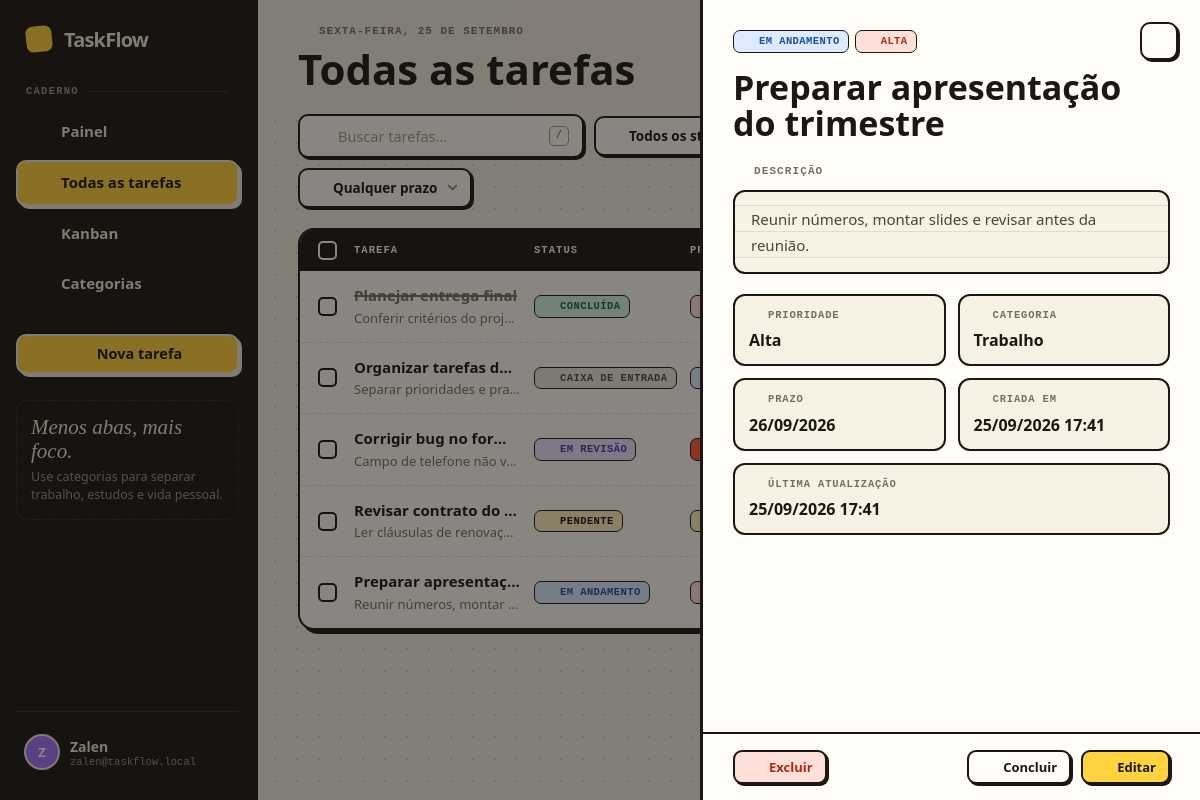
The app's page /tasks.php?action=view&id=1 (signed in) with its own data.
### tables this page shows
CREATE TABLE users (
    id INT UNSIGNED NOT NULL AUTO_INCREMENT,
    username VARCHAR(50) NOT NULL,
    email VARCHAR(255) NULL,
    name VARCHAR(100) NOT NULL,
    profile VARCHAR(100) NOT NULL DEFAULT 'Freelancer / Criador',
    password_hash VARCHAR(255) NOT NULL,
    created_at TIMESTAMP NOT NULL DEFAULT CURRENT_TIMESTAMP,
    PRIMARY KEY (id),
    UNIQUE KEY uq_users_username (username),
    UNIQUE KEY uq_users_email (email)
);

CREATE TABLE tasks (
    id BIGINT UNSIGNED NOT NULL AUTO_INCREMENT,
    user_id INT UNSIGNED NOT NULL,
    title VARCHAR(120) NOT NULL,
    description TEXT NULL,
    category VARCHAR(60) NULL,
    status ENUM('inbox','pending','progress','review','done') NOT NULL DEFAULT 'inbox',
    priority ENUM('low','normal','high','urgent') NOT NULL DEFAULT 'normal',
    due_date DATE NULL,
    created_at TIMESTAMP NOT NULL DEFAULT CURRENT_TIMESTAMP,
    updated_at TIMESTAMP NOT NULL DEFAULT CURRENT_TIMESTAMP ON UPDATE CURRENT_TIMESTAMP,
    PRIMARY KEY (id),
    KEY idx_tasks_user_status (user_id, status),
    KEY idx_tasks_user_due (user_id, due_date),
    KEY idx_tasks_user_category (user_id, category),
    KEY idx_tasks_user_updated (user_id, updated_at),
    CONSTRAINT fk_tasks_user FOREIGN KEY (user_id) REFERENCES users(id) ON DELETE CASCADE
);

### tasks.php (the view, shortened to what the rows shown need)
<?php
require_once __DIR__ . '/includes/bootstrap.php';
$user = require_auth();
$uid = (int)$user['id'];
$view = (string)($_GET['view'] ?? 'list');
$where = ['user_id = :uid']; $params = ['uid'=>$uid];
$order = $view === 'category' ? "ORDER BY category ASC, due_date IS NULL, due_date ASC, updated_at DESC" : 'ORDER BY updated_at DESC, id DESC';
$stmt = db()->prepare('SELECT id,user_id,title,description,category,status,priority,due_date,created_at,updated_at FROM tasks WHERE ' . implode(' AND ', $where) . ' ' . $order);
$stmt->execute($params); $tasks = $stmt->fetchAll(); $categories = user_categories($uid);
$grouped = [];
$editTask = null; $detailTask = null; $modalOpen = ($_GET['action'] ?? '') === 'new';
if (($_GET['action'] ?? '') === 'view' && !empty($_GET['id'])) $detailTask = find_user_task($uid, (int)$_GET['id']);
$pageTitle = $view === 'category' ? 'Categorias' : 'Todas as tarefas'; $activePage = $view === 'category' ? 'categories' : 'tasks';
include __DIR__ . '/includes/header.php';
?>
<?php
function cat_color(string $name): string {
    $palette = ['var(--yellow)','var(--sky)','var(--lilac)','var(--mint)','var(--red)','#ff8fc7','#ff9f1c'];
    return $palette[abs(crc32(lower_text($name))) % count($palette)];
}
function due_label(?string $date, string $status): string {
    if (empty($date)) return '—';
    return due_class($date, $status) === 'today' ? 'Hoje' : date('d/m/Y', strtotime($date));
}
function due_css(?string $date, string $status): string {
    return ['overdue'=>'due-late','today'=>'due-today'][due_class($date, $status)] ?? '';
}
$closeHref = $view === 'category' ? 'tasks.php?view=category' : 'tasks.php';
?>
<?php if ($view === 'category'): ?>
    <?php if (!$grouped): ?><div class="tasklist"><div class="empty"><div class="ic-big"><?=icon('tag')?></div><h3>Nenhuma categoria encontrada</h3><p>Crie uma tarefa com categoria para ela aparecer aqui.</p><a class="btn btn-primary" style="margin-top:20px" href="tasks.php?action=new"><?=icon('plus','sm')?>Nova tarefa</a></div></div><?php endif; ?>
    <div class="cat-grid">
    <?php foreach($grouped as $categoryName => $categoryTasks):
        $categoryName = (string)$categoryName;
        $catTotal = count($categoryTasks);
        $catDone = count(array_filter($categoryTasks, fn($t) => $t['status'] === 'done'));
        $catPct = $catTotal ? (int)round($catDone / $catTotal * 100) : 0; ?>
        <section class="cat-group open" style="--c:<?=cat_color($categoryName)?>">
            <div class="cat-head">
                <div class="l"><span class="cat-swatch"><?=e(strtoupper(first_char($categoryName)))?></span><div><span class="name"><?=e($categoryName)?></span><span class="count"><?=$catTotal?> tarefa<?=$catTotal===1?'':'s'?> · <?=$catPct?>% feito</span></div></div>
                <a class="panel-link" href="tasks.php?category=<?=e(urlencode($categoryName==='Sem categoria'?'__none__':$categoryName))?>">Ver<?=icon('arrow-right')?></a>
            </div>
            <div class="cat-progress"><i style="width:<?=$catPct?>%"></i></div>
            <div class="cat-body"><?php foreach($categoryTasks as $task): ?><a class="cat-task" href="tasks.php?view=category&action=view&id=<?=e($task['id'])?>"><span class="tt"><?=e($task['title'])?></span><?=status_pill($task['status'])?></a><?php endforeach; ?></div>
        </section>
    <?php endforeach; ?>
    </div>
<?php else: ?>
<form method="post" data-bulk>
    <div class="tasklist">
        <?php foreach($tasks as $task): $dueCss = due_css($task['due_date'] ?? null, $task['status']); $catName = trim((string)($task['category'] ?? '')); ?>
            <div class="trow <?=$task['status']==='done'?'is-done':''?>" data-task-row>
                <div><input type="checkbox" class="row-check" name="ids[]" value="<?=e($task['id'])?>" aria-label="Selecionar tarefa"></div>
                <div class="title-cell"><a class="tt" href="tasks.php?action=view&id=<?=e($task['id'])?>"><?=e($task['title'])?></a><div class="dd"><?=e(truncate_text((string)($task['description'] ?? ''), 80) ?: 'Sem descrição')?></div></div>
                <div class="col-status"><?=status_pill($task['status'])?></div>
                <div class="col-pri"><?=priority_pill($task['priority'])?></div>
                <div class="col-cat"><span class="cat-tag <?=$catName===''?'none':''?>" style="--c:<?=cat_color($catName ?: 'Sem categoria')?>"><i></i><span><?=e($catName ?: 'Sem categoria')?></span></span></div>
                <div class="col-due"><span class="due-cell <?=$dueCss?>"><?=icon('calendar')?><?=e(due_label($task['due_date'] ?? null, $task['status']))?></span></div>
                <div class="row-actions"><a class="row-open" href="tasks.php?action=view&id=<?=e($task['id'])?>" aria-label="Abrir tarefa" title="Abrir"><?=icon('arrow-right')?></a></div>
            </div>
        <?php endforeach; ?>
    </div>
</form>
<?php endif; ?>
<?php if ($detailTask): $dDue = due_css($detailTask['due_date'] ?? null, $detailTask['status']); ?>
<div class="overlay show" id="overlayDetail" data-close-href="<?=e($closeHref)?>">
    <div class="sidepanel" role="dialog" aria-modal="true">
        <a class="panel-close" href="<?=e($closeHref)?>" aria-label="Fechar"><?=icon('x')?></a>
        <div style="display:flex;gap:6px;flex-wrap:wrap"><?=status_pill($detailTask['status'])?><?=priority_pill($detailTask['priority'])?></div>
        <h2 style="margin-top:16px"><?=e($detailTask['title'])?></h2>
        <div class="panel-eyebrow"><?=icon('pencil')?>Descrição</div>
        <div class="desc-block <?=empty($detailTask['description'])?'muted':''?>"><?=nl2br(e($detailTask['description'] ?: 'Sem descrição adicionada.'))?></div>
        <div class="detail-grid">
            <div class="d"><div class="k"><?=icon('flag')?>Prioridade</div><div class="v"><?=e(priorities()[$detailTask['priority']])?></div></div>
            <div class="d"><div class="k"><?=icon('tag')?>Categoria</div><div class="v"><?=e($detailTask['category'] ?: 'Sem categoria')?></div></div>
            <div class="d"><div class="k"><?=icon('calendar')?>Prazo</div><div class="v <?=$dDue?>"><?=e(due_label($detailTask['due_date'] ?? null, $detailTask['status']))?></div></div>
            <div class="d"><div class="k"><?=icon('clock')?>Criada em</div><div class="v"><?=e(date('d/m/Y H:i', strtotime($detailTask['created_at'])))?></div></div>
            <div class="d" style="grid-column:1/3"><div class="k"><?=icon('rotate')?>Última atualização</div><div class="v"><?=e(date('d/m/Y H:i', strtotime($detailTask['updated_at'])))?></div></div>
        </div>
        <div class="panel-foot">
            <button class="btn btn-danger btn-sm spacer" type="button" data-delete-task="<?=e($detailTask['id'])?>" data-delete-title="<?=e($detailTask['title'])?>"><?=icon('trash','sm')?>Excluir</button>
            <?php if ($detailTask['status']==='done'): ?><form method="post"><?=csrf_field()?><input type="hidden" name="action" value="reopen"><input type="hidden" name="id" value="<?=e($detailTask['id'])?>"><button class="btn btn-ghost btn-sm" type="submit"><?=icon('rotate','sm')?>Reabrir</button></form>
            <?php else: ?><button class="btn btn-ghost btn-sm" type="button" data-quick-done="<?=e($detailTask['id'])?>"><?=icon('check','sm')?>Concluir</button><?php endif; ?>
            <a class="btn btn-primary btn-sm" href="tasks.php?action=edit&id=<?=e($detailTask['id'])?>"><?=icon('pencil','sm')?>Editar</a>
        </div>
    </div>
</div>
<?php endif; ?>
<?php include __DIR__ . '/includes/footer.php'; ?>

### includes/header.php (shortened to what the rows shown need)
<?php
$names = preg_split('/\s+/', trim((string)($user['name'] ?? 'User'))) ?: ['User'];
$initials = strtoupper(first_char($names[0] ?? 'U') . first_char($names[1] ?? ''));
$email = $user['email'] ?? $user['username'] ?? '';
?>
<!doctype html>
<html lang="pt-BR">
<head>
<?php include __DIR__ . '/head.php'; ?>
</head>
<body>
<div class="app show" data-csrf="<?=e(csrf_token())?>">
    <aside class="sidebar" id="sidebar">
        <a class="mark" href="dashboard.php"><?=brand_mark()?>TaskFlow</a>
        <div class="sidebar-foot">
            <button class="user-row" type="button" data-profile-toggle aria-haspopup="menu">
                <div class="avatar"><?=e($initials ?: 'U')?></div>
                <div><div class="user-name"><?=e($user['name'] ?? '')?></div><div class="user-mail"><?=e($email)?></div></div>
                <?=icon('chevrons','sm chev-ud')?>
            </button>
        </div>
    </aside>
    <div class="main">
        <header class="topbar">
            <div class="tb-title">
                <div>
                    <h1><?=e($pageTitle)?></h1>
                </div>
            </div>
        </header>
        <main class="content">

### includes/icons.php (shortened to what the rows shown need)
<?php
function icon(string $name, string $class = ''): string {
    $body = $paths[$name] ?? $paths['inbox'];
    $extra = $class !== '' ? ' ' . $class : '';
    return '<svg class="icon' . $extra . '" viewBox="0 0 24 24" fill="none" stroke="currentColor" stroke-width="2" stroke-linecap="round" stroke-linejoin="round" aria-hidden="true">' . $body . '</svg>';
}
function brand_mark(): string {
    return '<span class="dot">' . icon('check') . '</span>';
}

### includes/bootstrap.php (shortened to what the rows shown need)
<?php
require_once __DIR__ . '/../config/database.php';
require_once __DIR__ . '/icons.php';
function e(mixed $value): string {
    return htmlspecialchars((string)$value, ENT_QUOTES, 'UTF-8');
}
function lower_text(string $value): string {
    return function_exists('mb_strtolower') ? mb_strtolower($value, 'UTF-8') : strtolower($value);
}
function first_char(string $value): string {
    return function_exists('mb_substr') ? mb_substr($value, 0, 1, 'UTF-8') : substr($value, 0, 1);
}
function truncate_text(string $value, int $limit): string {
    if (function_exists('mb_strlen') && function_exists('mb_substr')) {
        return mb_strlen($value, 'UTF-8') > $limit ? mb_substr($value, 0, $limit - 1, 'UTF-8') . '…' : $value;
    }
    return strlen($value) > $limit ? substr($value, 0, max(0, $limit - 3)) . '...' : $value;
}
function csrf_token(): string {
    return $_SESSION['csrf'];
}
function current_user(): ?array {
    try {
        $stmt = db()->prepare('SELECT id, username, email, name, profile FROM users WHERE id = :id LIMIT 1');
        $stmt->execute(['id' => (int)$_SESSION['user_id']]);
        $user = $stmt->fetch();
        return $user ?: null;
    } catch (RuntimeException $e) {
        return null;
    }
}
function require_auth(): array {
    $user = current_user();
    return $user;
}
function statuses(): array {
    return [
        'inbox' => 'Caixa de entrada',
        'pending' => 'Pendente',
        'progress' => 'Em andamento',
        'review' => 'Em revisão',
        'done' => 'Concluída',
    ];
}
function priorities(): array {
    return [
        'low' => 'Baixa',
        'normal' => 'Normal',
        'high' => 'Alta',
        'urgent' => 'Urgente',
    ];
}
function find_user_task(int $uid, int $taskId): ?array {
    $stmt = db()->prepare(
        'SELECT id, user_id, title, description, category, status, priority, due_date, created_at, updated_at
         FROM tasks
         WHERE id = :id AND user_id = :uid
         LIMIT 1'
    );
    $stmt->execute(['id' => $taskId, 'uid' => $uid]);
    $task = $stmt->fetch();
    return $task ?: null;
}
function due_class(?string $date, string $status): string {
    if (!$date || $status === 'done') return '';
    $today = date('Y-m-d');
    if ($date === $today) return 'today';
    $limit = date('Y-m-d', strtotime('+7 days'));
    if ($date <= $limit) return 'upcoming';
    return '';
}
function status_class(string $status): string {
    return ['inbox'=>'st-inbox','pending'=>'st-pendente','progress'=>'st-andamento','review'=>'st-revisao','done'=>'st-concluida'][$status] ?? 'st-inbox';
}
function priority_class(string $priority): string {
    return ['urgent'=>'pri-urgente','high'=>'pri-alta','normal'=>'pri-media','low'=>'pri-baixa'][$priority] ?? 'pri-media';
}
function status_icon(string $status): string {
    return ['inbox'=>'inbox','pending'=>'clock','progress'=>'activity','review'=>'eye','done'=>'check-circle'][$status] ?? 'inbox';
}
function priority_icon(string $priority): string {
    return ['low'=>'arrow-down','normal'=>'minus','high'=>'arrow-up','urgent'=>'zap'][$priority] ?? 'minus';
}
function status_pill(string $status): string {
    return '<span class="pill ' . status_class($status) . '">' . icon(status_icon($status), 'xs') . e(statuses()[$status] ?? $status) . '</span>';
}
function priority_pill(string $priority): string {
    return '<span class="pill ' . priority_class($priority) . '">' . icon(priority_icon($priority), 'xs') . e(priorities()[$priority] ?? $priority) . '</span>';
}

### records on screen
users: name "Z", name "Zalen", email "zalen@taskflow.local"
tasks: title "Planejar entrega final", description "Conferir critérios do proj…", status "CONCLUÍDA"
tasks: title "Organizar tarefas d…", description "Separar prioridades e pra…", status "CAIXA DE ENTRADA"
tasks: title "Corrigir bug no for…", description "Campo de telefone não v…", status "EM REVISÃO"
tasks: title "Revisar contrato do…", description "Ler cláusulas de renovaç…", status "PENDENTE"
tasks: title "Preparar apresentaç…", description "Reunir números, montar…", status "EM ANDAMENTO", priority "ALTA", title "Preparar apresentação do trimestre", description "Reunir números, montar slides e revisar antes da reunião.", priority "Alta", category "Trabalho", due_date+status "26/09/2026", created_at "25/09/2026 17:41", updated_at "25/09/2026 17:41"

### other values on screen
$tip[0] "Menos abas, mais foco."
$tip[1] "Use categorias para separar trabalho, estudos e vida pessoal."
format_date_long() "SEXTA-FEIRA, 25 DE SETEMBRO"
$pageTitle "Todas as tarefas"
